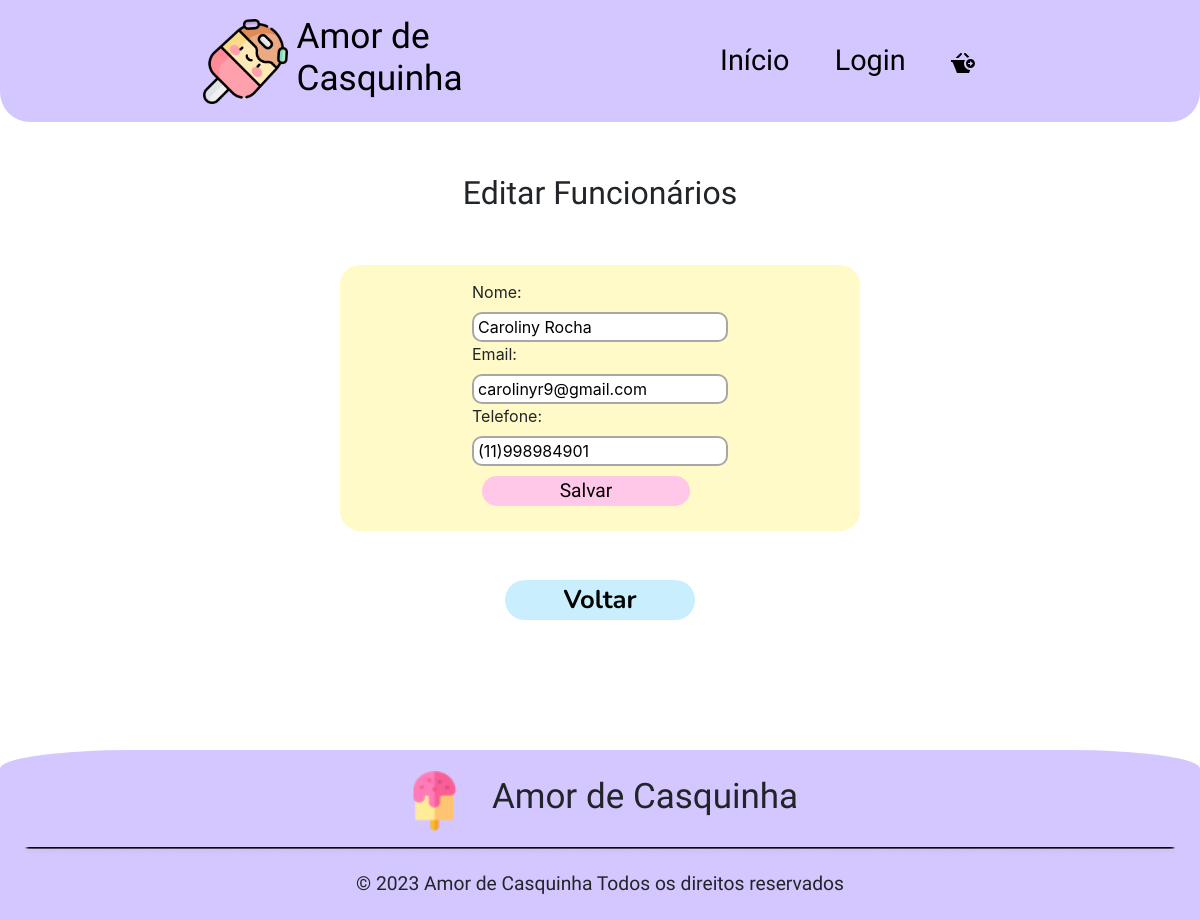
The page /server/editFunc.php?funcionario=1 on the database its author committed.
### tables this page shows
CREATE TABLE IF NOT EXISTS `tbFuncionario` (
    `idFuncionario` INT NOT NULL AUTO_INCREMENT,
    `isDeleted` TINYINT DEFAULT 0,
    `isAdm` TINYINT,
    `profile` CHAR(4) DEFAULT 'FUNC',
    `nomeFuncionario` VARCHAR(50),
    `telefoneFuncionario` VARCHAR(25),
    `emailFuncionario` VARCHAR(60) UNIQUE,
    `senhaFuncionario` VARCHAR(255),
    PRIMARY KEY (`idFuncionario`)
);

### server/editFunc.php (the view, shortened to what this page needs)
<!DOCTYPE html>
<html lang="pt-br">
<head>
    <link href="https://cdn.jsdelivr.net/npm/bootstrap@5.3.2/dist/css/bootstrap.min.css" rel="stylesheet">
    <link rel="stylesheet" href="https://stackpath.bootstrapcdn.com/bootstrap/4.1.3/css/bootstrap.min.css">
    <link rel="stylesheet" href="style/CabecalhoRodape.css">
    <link rel="stylesheet" href="style/editFuncS.css">
</head>
<body>
    <?php
        include_once 'components/header.php';
    ?>
    <main>
        <h1 class="m-auto text-center pt-4 pb-4">Editar Funcionários</h1>
        <div class="conteiner">
            <div class="conteiner1">
                <div class="c1">
                    <div class="c2">
                        <?php
                        require 'config/config.php';
                        $idFuncionario = $_GET['funcionario'];
                        $stmt = $conn->prepare('SELECT * from tbfuncionario where idFuncionario = :id');
                        $stmt->bindParam(':id', $idFuncionario);
                        $stmt->execute();
                        while($row = $stmt->fetch()){
                            echo'
                            <form action="config/updateFunc.php" method="POST" id="formulario" class="formulario">
                                <input type="hidden" name="emailFunAtual" value="'.$row['emailFuncionario'].'">
                                <label for="nome2">Nome:</label>
                                <input type="text" id="nome2" name="nomeFunEdt" placeholder="Nome" value="'.$row['nomeFuncionario'].'">
                                <label for="email2">Email:</label>
                                <input type="text" id="email2" name="emailFunEdt" placeholder="Email" value="'.$row['emailFuncionario'].'">
                                <label for="telefone2">Telefone:</label>
                                <input type="text" id="telefone2" name="telefoneFunEdt" placeholder="(11) 955555555" value="'.$row['telefoneFuncionario'].'">
                                <button type="submit">Salvar</button>
                            </form>';
                        }
                        ?>
                    </div>
                </div>
            </div>
            <button class="voltar"><a href="editarFuncionarios.php">Voltar</a></button>
        </div>
    </main>
    <?php
        include_once 'components/footer.php';
    ?>
</body>
</html>

### server/style/CabecalhoRodape.css (style rules this page uses)
:root { --roxo-bebe: #D4C7FF; --Nunito: 'Nunito', sans-serif; --Agbalumo: 'Agbalumo'; }
* { padding: 0; margin: 0; }
main { padding-top: 150px; }

### server/style/editFuncS.css (style rules this page uses)
:root { --roxo-bebe: #D4C7FF; --Nunito: 'Nunito', sans-serif; --Agbalumo: 'Agbalumo'; --azul-bebe: #C9EFFF; --rosa-bebe: #FFC7E8; --amarelo-bebe: #FFFAC7; --verde-bebe: #E2FFC7; }
h1 { font-family: var(--Agbalumo); font-size: 2rem; width: 70%; text-align: center; margin: 20px auto; }
main { min-height: calc(100vh - 170px); }
.conteiner { display: flex; flex-direction: column; align-items: center; justify-content: center; }
.c1 { background-color: var(--amarelo-bebe); padding: 15px; border-radius: 20px; margin: 20px 0; display: flex; flex-direction: column; }
.c2 { display: flex; flex-direction: column !important; }
.conteiner1 button { width: 208px; background-color: var(--azul-bebe); }
.voltar { background-color: var(--azul-bebe); border: none; border-radius: 20px; font-family: var(--Nunito); font-weight: bolder; font-size: 1.60rem; width: 190px; height: 40px; margin-top: 20px; }
.voltar a, a:visited, a:active { color: black; text-decoration: none; }
form { display: flex; flex-direction: column; justify-content: center; margin: auto; }
form input { padding-left: 4px; border-radius: 10px; border: 2px solid rgb(167, 167, 167); height: 30px; }
form button[type=submit] { border: none !important; border-radius: 20px; margin: 10px; background-color: var(--rosa-bebe); font-family: var(--Agbalumo); height: 30px; font-size: 1.2rem; }
@media (min-width: 768px) { .conteiner1 { display: flex; flex-direction: row !important; flex-wrap: wrap; width: 90%; justify-content: center; } }
@media (min-width: 768px) { .c1 { margin: 29px; width: 520px; } }
@media (min-width: 768px) { h1 { padding-top: 20px !important; } }

### rows shown on the page
tbfuncionario: nomeFunEdt "Caroliny Rocha", emailFunEdt "carolinyr9@gmail.com", telefoneFunEdt "(11)998984901"
